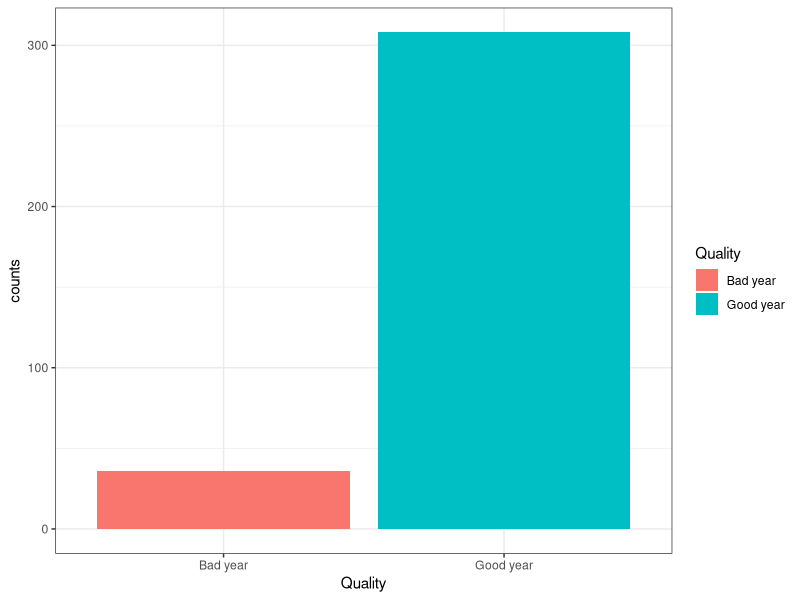
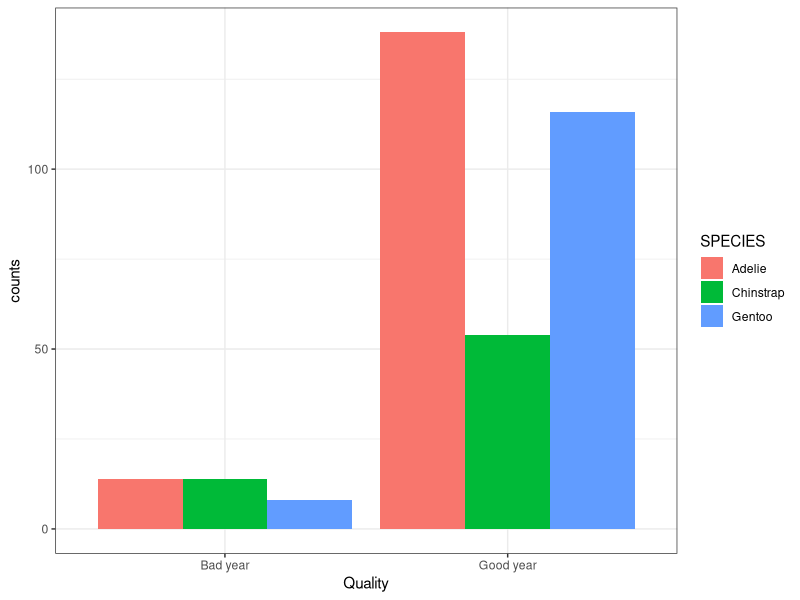
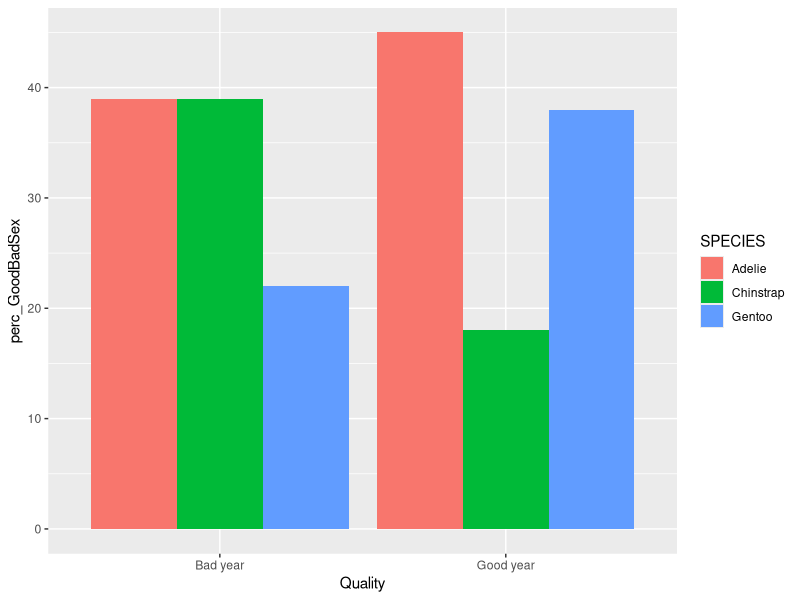
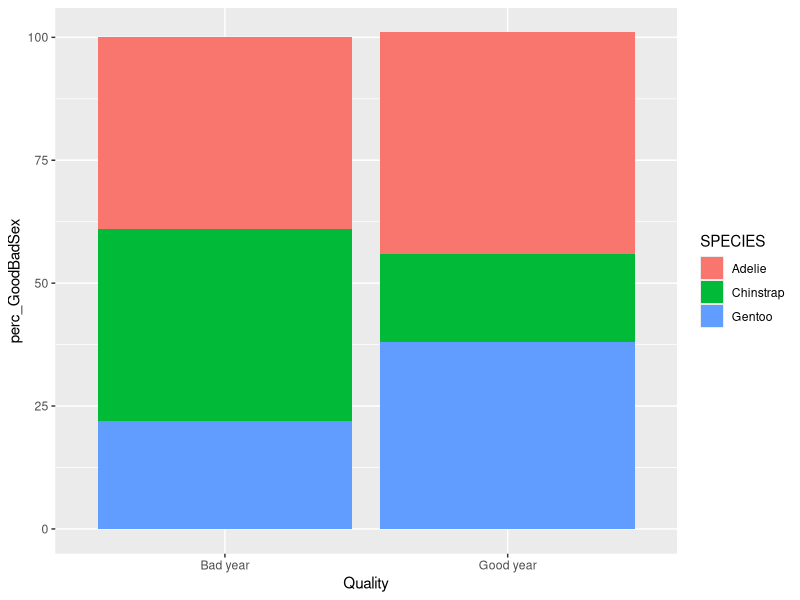
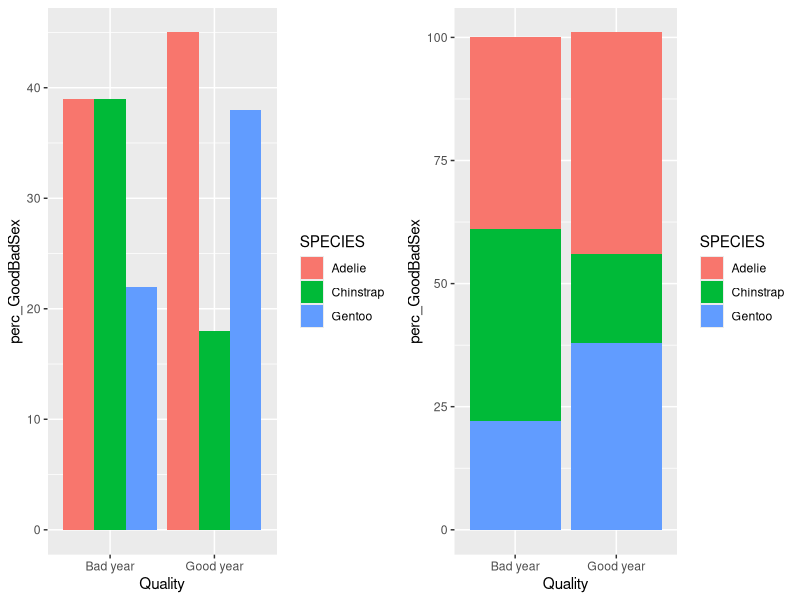

Source code (R) for these figures, in order: (Note: this script raises an error after producing the figures.)
## ---- chunk 1
knitr::opts_chunk$set(eval = FALSE)
## ---- chunk 2
#install.packages("")
library(dplyr) ## to clean the data set => %>% , mutate(), case_when(), filter(), select()
library(tidyr) ## to tidy up the data 
library(ragg) ## to export your plots while having control over the size of the text
library(ggplot2) ## to plot
library(cowplot) ## to combine different plots together

library(palmerpenguins)
Penguins <- penguins_raw
## ---- chunk 3
## You can rename your colnames in different ways

## First way of doing it:
#colnames(Penguins) <- gsub(" ", ".", colnames(Penguins)) ## replace the space by a dot
#colnames(Penguins) <- gsub("\\s*\\([^\\)]+\\)", "", colnames(Penguins)) ## remove the (...)


## Second way of doing it, this is the way we will use for this training:
## Create column name that will be easier to use:
Penguins_clean <- Penguins %>% rename(Individual_ID = "Individual ID", 
                                Clutch_Completion= "Clutch Completion", 
                                Date_Egg = "Date Egg", 
                                Culmen_Length_mm = "Culmen Length (mm)",
                                Culmen_Depth_mm = "Culmen Depth (mm)",
                                Flipper_Length_mm = "Flipper Length (mm)",
                                Body_Mass_g = "Body Mass (g)",
                                Delta_15N_ooo = "Delta 15 N (o/oo)",
                                Delta_13C_ooo = "Delta 13 C (o/oo)") %>%
  # Create new variables which we will be used in our analysis:
  mutate(SEX = case_when(Sex == "MALE" ~ "M",
                         Sex == "FEMALE" ~ "F"),
         SPECIES = case_when(Species == "Adelie Penguin (Pygoscelis adeliae)" ~ "Adelie",
                             Species == "Gentoo penguin (Pygoscelis papua)" ~ "Gentoo",
                             Species == "Chinstrap penguin (Pygoscelis antarctica)" ~ "Chinstrap"),
         Quality = case_when(Clutch_Completion == "No" ~ "Bad year",
                            Clutch_Completion == "Yes" ~ "Good year")) %>%
   # Only keep certain column:
  dplyr::select(SPECIES,SEX,Island,Quality,Date_Egg,Culmen_Length_mm,Culmen_Depth_mm,Flipper_Length_mm,Body_Mass_g,Delta_15N_ooo,Delta_13C_ooo)

## ---- chunk 4
## Look at the number of individual with a good year vs individual with a bad year:
GoodvsBad <- Penguins_clean %>% group_by(Quality) %>% summarise(counts = n())
GoodvsBad

## Plot the results from GoodvsBad:
plot_amount1.1 <- ggplot(data = GoodvsBad, aes(x = Quality, y = counts, fill = Quality)) +
            geom_bar(stat = "identity")+
            theme_bw()
plot_amount1.1
## ---- chunk 5
## Look at the number of individual with a good year vs individual with a bad year, for each species:
GoodvsBadSpecies <- Penguins_clean %>% group_by(Quality, SPECIES) %>% summarise(counts = n())
GoodvsBadSpecies

## Plot the results from GoodvsBadSpecies:
plot_amount1.2 <- ggplot(data = GoodvsBadSpecies, aes(x = Quality, y = counts, fill = SPECIES)) +
            geom_bar(stat = "identity", position=position_dodge())+
            theme_bw()
plot_amount1.2
## ---- chunk 6
head(Penguins_clean)

GoodvsBadSpecies_perc <- Penguins_clean %>% group_by(Quality, SPECIES) %>% 
  summarise(counts = n()) %>% 
  mutate(perc_GoodBadSex=round(prop.table(counts) * 100))
GoodvsBadSpecies_perc

plot_proportions2opt1 <- ggplot(data = GoodvsBadSpecies_perc, aes(x = Quality, y = perc_GoodBadSex, fill = SPECIES)) +
            geom_bar(stat = "identity", position=position_dodge())
plot_proportions2opt1

plot_proportions2opt2 <- ggplot(data = GoodvsBadSpecies_perc, aes(x = Quality, y = perc_GoodBadSex, fill = SPECIES)) +
            geom_bar(stat = "identity")
plot_proportions2opt2

## This piece of code help you to have both plot next to each other:
library(cowplot)
plot_grid(plot_proportions2opt1,plot_proportions2opt2)

## ---- chunk 7

## Solution 1:
plot_distribution3.1opt1 <- ggplot(subset(Penguins_clean, SPECIES == "Adelie"), aes(Body_Mass_g,fill = SPECIES, colour = SPECIES)) +
  geom_density(alpha = 0.5)
plot_distribution3.1

## Solution 2:
Adelie <- Penguins_clean %>% filter(SPECIES == "Adelie")

plot_distribution3.1opt2 <- ggplot(Adelie, aes(Body_Mass_g, fill = SPECIES, colour = SPECIES)) +
  geom_density(alpha = 0.5)
plot_distribution3.1opt2
## ---- chunk 8
## If you forget to remove the NA, you will have the following plot:
Adelie <- Penguins_clean %>% filter(SPECIES == "Adelie")

plot_distribution3.2opt1 <- ggplot(Adelie, aes(Body_Mass_g,fill = SEX, colour = SEX)) +
  geom_density(alpha = 0.5)
plot_distribution3.2opt1


## You first need to remove the NA, otherwise they will appears in your plot
AdelieSex <- Penguins_clean %>% filter(SPECIES == "Adelie" & !is.na(SEX))

## This plot shows the body mass for Adelie Penguin with one curve for females and one curve for males:
plot_distribution3.2opt2 <- ggplot(AdelieSex, aes(Body_Mass_g,fill = SEX, colour = SEX)) +
  geom_density(alpha = 0.5)
plot_distribution3.2opt2

## This shows you both plot next to each other:
library(cowplot)
plot_grid(plot_distribution3.2opt1,plot_distribution3.2opt2)


## ---- chunk 9
## First we need to remove the NA for the variable Delta15N & for Delta13C:
Penguins_delta <- Penguins_clean %>% filter(!is.na(Delta_13C_ooo)) %>% filter(!is.na(Delta_15N_ooo))

## We can look at the relation ship between Delta15N & Delta13C
plot_xyrelationship1 <- ggplot(Penguins_delta, aes(x = Delta_15N_ooo, y = Delta_13C_ooo)) +
  geom_point(size = 1, shape = 21)
plot_xyrelationship1
## ---- chunk 10
head(Penguins_delta)

## We can look at the relation ship between Delta15N & Delta13C
plot_xyrelationship4.2 <- ggplot(Penguins_delta) +
  geom_point(aes(x = Delta_15N_ooo, y = Delta_13C_ooo, size = SPECIES, color = SPECIES, shape = SPECIES)) +
  scale_size_manual(values=c(2,3,4)) +
  scale_color_manual(values = c("pink4","purple3","darkblue")) +
  scale_shape_manual(values=c(11,8,25))
plot_xyrelationship4.2
## ---- chunk 11

### Here is an example of how the parameters where changed:
plot_xyrelationship4.2 <- ggplot(Penguins_delta) +
  geom_point(aes(x = Delta_15N_ooo, y = Delta_13C_ooo, size = SPECIES, color = SPECIES, shape = SPECIES)) + # Here you are stating that the size, the color and the shape of the points should be dependent of the species of penguin
  scale_size_manual(values=c(4,4,4)) + # because we have three species in our data set, we need to provide three values 
  scale_color_manual(values = c("dodgerblue3","lightblue4","cadetblue")) + # because we have three species in our data set, we need to provide three values 
  scale_shape_manual(values=c(97,99,103)) # because we have three species in our data set, we need to provide three values 
plot_xyrelationship4.2
## ---- chunk 12
head(Penguins_clean)

## We will calculate the standard deviation around the mean for the flipper length of all penguin species:
Flipper_Species <- Penguins_clean %>% group_by(SPECIES) %>% 
  summarise(mean_flipper = mean(Flipper_Length_mm, na.rm=T),
            sd_flipper = sd(Flipper_Length_mm, na.rm=T))


## Here is a way to vizualize those results using ggplot:
## Visualize the difference in flippers length for each penguin species:
plot_uncertainty5 <- ggplot(Flipper_Species, aes(x = SPECIES, y = mean_flipper, color = SPECIES)) +
  geom_pointrange(aes(ymin=mean_flipper-sd_flipper, ymax=mean_flipper+sd_flipper))
  
plot_uncertainty5
## ---- chunk 13

## Remove all the NA from the data set:
Penguins_allnarm <- Penguins_clean %>%
  na.omit()

## Reformat my table:
library(tidyr) ## required to use the function gather()
Penguinslong <- gather(Penguins_allnarm, key="measure", value="value", c("Culmen_Length_mm", "Culmen_Depth_mm","Flipper_Length_mm","Body_Mass_g"))
Penguinslong$measure <- as.factor(Penguinslong$measure)

## Rename my variables for them to have a pretty name appearing in the final plot:
Penguinslong <- Penguinslong %>% mutate(measure = case_when(measure == "Culmen_Length_mm" ~ "Culmen length (mm)",
                                                            measure == "Culmen_Depth_mm" ~ "Culmen depth (mm)",
                                                            measure == "Flipper_Length_mm" ~ "Flipper length (mm)",
                                                            measure == "Body_Mass_g" ~ "Body mass (g)"))




## Build the plot:
Penguins_SpeciesIsland_plot <- ggplot(Penguinslong, aes(x = as.factor(SPECIES), y = value)) +
  # Individual points
  geom_point(aes(color = SPECIES),position = position_jitter(w = .15), alpha=0.5) +
  scale_color_manual(values = c("dodgerblue3","lightblue4","cadetblue")) +
  # Violon plot: distributions 
  geom_violin(aes(fill = SPECIES), alpha = 0.5) + # geom_flat_violin would not accept scale free from facet_grid or facet_wrap
  scale_fill_manual(values = c("dodgerblue3","lightblue4","cadetblue")) +
  # Boxplot: distributions
  geom_boxplot(aes(fill = SPECIES),width = .25,outlier.shape = NA) +
  # Create the facet plot: combine different variables all together on the same plot
  facet_grid(measure ~ Island, scales = "free", #  Faceting with free y-scales to allow individual y-ranges for each row
             switch = "y") +  # switch the side of the measured variables names from right to left
  theme_bw() +  # Optional, better visualization with a clean background
  # Adjust every parameter in your plot as you like
  theme(
    strip.text.x = element_text(size = 12),  # Adjust text size for Species facets
    strip.text.y = element_text(size = 12),   # Adjust text size for measure facets
    axis.text = element_text(size=12, color = "black"), # Adjust the axis text
    axis.title = element_blank(),  # Adjust the axis title
    legend.title = element_text(size = 12), # Adjust the legend title 
    legend.text = element_text(size = 12) # Adjust the legend text
  ) +
  scale_y_continuous("value", position = "right")  # change the y-axis scale on the right
Penguins_SpeciesIsland_plot


### Try to export the plot directly from the console while having control over the size of the text and lines:
setwd("")
library(ragg)
## Scaling change the size of the text on my plot
ragg::agg_png("Penguins_SpeciesIsland_plot_10x10_2.png", width = 10, height = 10, units = "in", res = 300, scaling = 2)
Penguins_SpeciesIsland_plot
dev.off()
